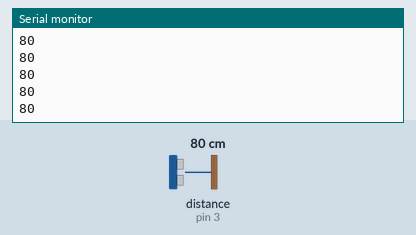
Simulated run of this sketch. Board: Arduino Uno, built with avr-gcc and run on an emulated ATmega328P. On the bench: the last lines printed to the serial monitor. Wiring (inferred from the names in the program): ultrasonic range finder: trigger pin 2; echo pin 3. The test bench sets the inputs (shaded band); at power-on: distance to the obstacle (sensor on pin 3) 80 cm. The echo pulse lasts 58.3 µs per cm.

Above: at 1.2 s.
1.3 s: distance to the obstacle (sensor on pin 3) set to 2 cm
At 1.37 s:
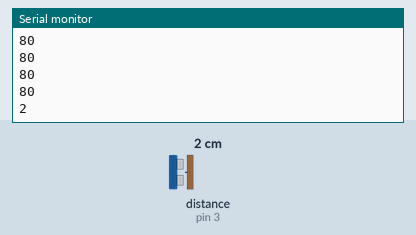
2.8 s: distance to the obstacle (sensor on pin 3) set to 4 cm
At 2.88 s:
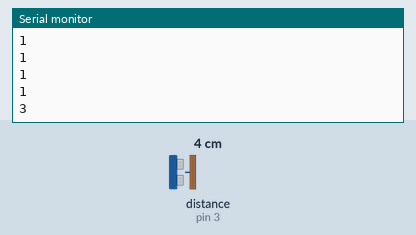
Timing chart, 0 to 5.8 s (numbered marks = the images above; inputs shaded):
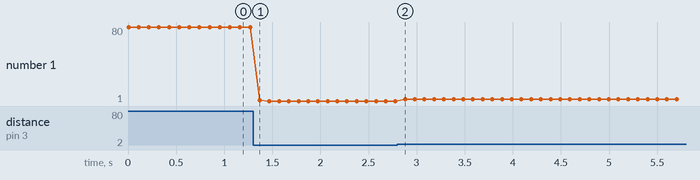

Measured:
- after the input at 1.3 s, the serial monitor: prints a new line after 0.07 s (image 1)
- after the input at 2.8 s, the serial monitor: prints a new line after 0.08 s (image 2)
- plotted number 1: 80 → 1 after the input at 1.3 s, 1 → 3 after the input at 2.8 s

The sketch:

v2.ino
```cpp
/**
 * Работа с УЗ сонаром.
 */

const int trig = 2; // Input
const int echo = 3; // Output.

unsigned int time_us = 0;
unsigned int distance_sm = 0;

void setup()
{
  pinMode(trig, OUTPUT);
  pinMode(echo, INPUT);

  Serial.begin(9600);
}

void loop()
{
  digitalWrite(trig, HIGH);
  delayMicroseconds(10);
  digitalWrite(trig, LOW);

  time_us = pulseIn(echo, HIGH);
  distance_sm = time_us / 58;

  Serial.println(distance_sm);

  delay(100);
}
```
